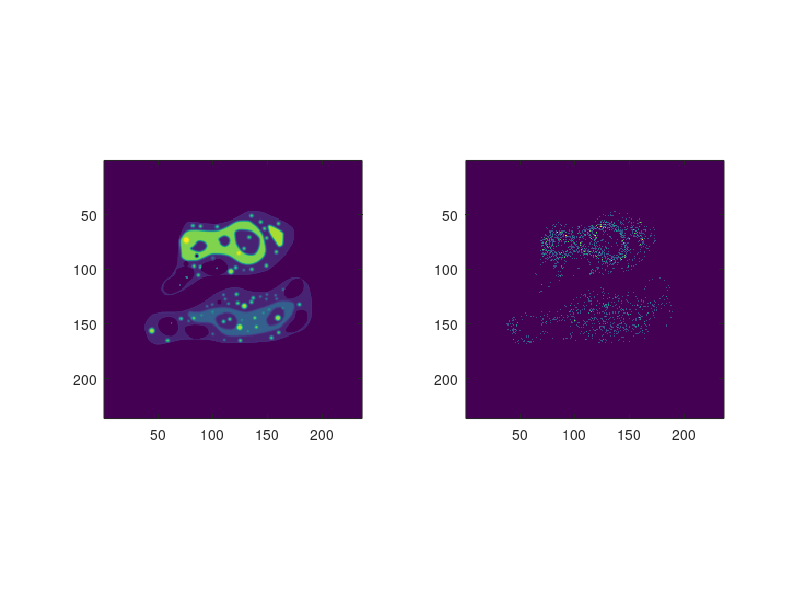

MATLAB code to generate this figure: (Note: this script raises an error after producing the figure.)
function example_cell_dummy()
% Shows another simulation with a cell dummy (quite crowded but not enough
% fine structure).

fprintf('Takes very long!\n');

% load cell example
pattern = load('data/cell_dummy_object.mat');
pattern = pattern.pattern;
% cut off some border
B = 10;
pattern = pattern(1+B:end-B,1+B:end-B);
cell = max(0, pattern - 0.6); % need to subtract a bit of volume
cell = cell / max(cell(:));

% save as transparent image
% A = uint8(cell/max(cell(:))*255);
% cm = gray(255);
% imwrite(A, cm(end:-1:1,:), 'cell.png'); % transparentcolor doesn't work with png

% draw random position from the cell example
rng('shuffle');
number_molecules = 2000;
dims = size(cell);
object = zeros(dims);
n = 0;
while n < number_molecules
    x = randi(dims(1));
    y = randi(dims(2));
    if rand() < cell(x, y)
        object(x, y) = object(x, y) + 1;
        n = n + 1;
    end
end

figure();
subplot(1,2,1);
imagesc(cell);
axis image;
subplot(1,2,2);
imagesc(object);
axis image;

%% general parameters
p = 0.02;
params.md = 4;
data.t_STED = 1e3;
data.t_CONF = 3e2;

params.FWHM_STED = 7;
params.FWHM_CONF = 23;

% PSFs (the same for all examples here)
h_sted = gaussian([31, 31], params.FWHM_STED);
h_conf = gaussian([63, 63], params.FWHM_CONF);

lambda = 0; %.01;

% perform forward simulation
t = tic();
% STED
data.Y_STED = full_forward_simulation(object, p, lambda, h_sted, params.md, data.t_STED, [], true);
% confocal
data.Y_CONF = full_forward_simulation(object, p, lambda, h_conf, params.md, data.t_CONF, [], true);
toc(t);

show_results(data.Y_CONF, data.Y_STED, object, cell);

% store as images
% cm = hot(255);
% for i = 1:2
%     img = data.Y_CONF{i+1};
%     img = uint8(img / max(img(:)) * 255);
%     imwrite(img, cm, sprintf('conf_%d.png', i));
%         img = data.Y_STED{i+1};
%     img = uint8(img / max(img(:)) * 255);
%     imwrite(img, cm, sprintf('sted_%d.png', i));
% end

%% estimate molecular map
alpha = 0.1;
load('miscat/test_cell_dummy.mat'); %Psi = []; % % need to compute a new test before
% Psi = [];
params.lambda = lambda;
params.a = 2; %matched by hand
params.b = 0.031;
t = tic();
[segments, n, p, conf, aux] = estimate_molecular_map(data,params,Psi,alpha);
% "Making the segmentation valid......done!" - takes very long
toc(t);

fig = figure();
hold on;
axis off;
box on;
seg = d.segmentation;
Nseg = double(max(seg(:)));
cm = jet(Nseg);
for i = 1 : Nseg
    B = bwboundaries(seg == i, 'noholes');
    B = B{1};
    patch(B(:, 2), -B(:, 1), cm(i, :), 'EdgeColor', 'k')
end
xlim([1, size(seg, 2)]);
ylim([-size(seg, 1), -1]);
pbaspect([1,1,1]);
exportgraphics(fig, 'cell_segmentation.emf');

fig = figure();
hold on;
axis off;
box on;
N = size(d.boxes, 1);
% sort boxes by area
a = (diff(d.boxes(:, [1,3]), 1, 2) + 1) .* (diff(d.boxes(:, [2,4]), 1, 2) + 1);
[a, ix] = sort(a, 'desc');
boxes = d.boxes(ix, :);
a = sqrt(a); % we use the sqrt of the area as color indicator
R = [min(a), max(a)];
% cm = jet(1000);
cm = parula(1000);
% cm = img_colormap_dawn(1000);
% cm = bone(1000);
% cm = winter(1000);
for i = 1 : N
    b = boxes(i, :);
    ci = floor((a(i) - R(2))/(R(1)-R(2))*999)+1;
    %     c = floor(cm(ci, :)*255);
    c = cm(ci, :);
    patch(b([2, 2, 4, 4, 2]), -b([1,3,3,1,1]), c, 'EdgeColor', 'k');
end
xlim([1, size(seg, 2)]);
ylim([-size(seg, 1), 1]);
pbaspect([1,1,1]);
exportgraphics(fig, 'cell_boxes.emf');


% A = double(d.watershed);
% A = uint8(A / max(A(:)) * 255);
% cm = jet(255);
% cm(1, :) = [1,1,1];
% imwrite(A, cm, 'cell_watershed.png');
%
% A = double(d.segmentation);
% A = uint8(A / max(A(:)) * 255);
% cm = jet(255);
% cm(1, :) = [1,1,1];
% imwrite(A, cm, 'cell_segmentation.png');
%

N = size(d.boxes, 1);
A = zeros([size(d.segmentation), 3], 'uint8') + 255; % white at the beginning
% sort boxes by area
a = (diff(d.boxes(:, [1,3]), 1, 2) + 1) .* (diff(d.boxes(:, [2,4]), 1, 2) + 1);
[a, ix] = sort(a, 'desc');
boxes = d.boxes(ix, :);
a = sqrt(a); % we use the sqrt of the area as color indicator
R = [min(a), max(a)];
% cm = jet(1000);
cm = parula(1000);
% cm = img_colormap_dawn(1000);
% cm = bone(1000);
% cm = winter(1000);
for i = 1 : N
    b = boxes(i, :);
    ci = floor((a(i) - R(2))/(R(1)-R(2))*999)+1;
    c = floor(cm(ci, :)*255);
    A(b(1):b(3),b(2):b(4),1) = c(1);
    A(b(1):b(3),b(2):b(4),2) = c(2);
    A(b(1):b(3),b(2):b(4),3) = c(3);
end
imshow(A);
% colormap(parula);
% colormap(img_colormap_dawn);
colormap(bone);
colormap(winter);
colorbar();
% exportgraphics(gcf, 'cell_boxes_parula.png');
% exportgraphics(gcf, 'cell_boxes_dawn.png');
% exportgraphics(gcf, 'cell_boxes_bone.png');
% exportgraphics(gcf, 'cell_boxes_winter.png');
imwrite(A, 'cell_boxes.png');

% molecular map (color coded for density)
N = max(d.segmentation(:));
out = zeros(size(d.segmentation));
for i = 1 : N
    seg = d.segmentation == i;
    no = sum(object(seg));
    A = sum(seg(:));
    out(seg) = no / A;
end
out = uint8(out / max(out(:)) * 255);
out(out == 0) = 255;
imwrite(out, gray, 'map_truth.png');

% molecular map
fig = figure();
imagesc(segments);
axis image;
cm = jet(256);
cm(1, :) = [1,1,1];
colormap(cm);
xticks([]);
yticks([]);
hold on;
[xi, yi] = ndgrid(1:size(segments, 1), 1:size(segments, 2));
hit = zeros(numel(conf), 1);
for i = 1 : numel(conf)
    seg = segments == i;
    % center of mass
    xc = sum(xi(:) .* seg(:)) ./ sum(seg(:));
    yc = sum(yi(:) .* seg(:)) ./ sum(seg(:));
    no = sum(object(seg));
    %     text(yc, xc, sprintf('%d (%d,%d)', no, conf{i}), 'HorizontalAlignment', 'center');
    text(yc, xc, sprintf('%d', no), 'HorizontalAlignment', 'center', 'FontSize', 14);
    if no >= conf{i}(1) && no <= conf{i}(2)
        hit(i) = 1;
    end
end
exportgraphics(fig, 'cell_molecular_map.png');

fig = figure();
subplot(1,2,1);
imagesc(data.Y_STED{2});
axis image;
title('STED 1-ph');
subplot(1,2,2);
imagesc(segments);
axis image;
hold on;
imagesc(h_sted*numel(conf));
title('segmentation');

% fig = figure();
fig = figure('units','normalized','outerposition',[0 0 1 1]);
subplot(1,2,1);
imagesc(object);
axis image;
title(sprintf('truth n=%d (%d in segments)', sum(object(:)), sum(object(segments>0))));
subplot(1,2,2);
imagesc(segments);
axis image;
hold on;
[xi, yi] = ndgrid(1:size(segments, 1), 1:size(segments, 2));
hit = zeros(numel(conf), 1);
for i = 1 : numel(conf)
    seg = segments == i;
    % center of mass
    xc = sum(xi(:) .* seg(:)) ./ sum(seg(:));
    yc = sum(yi(:) .* seg(:)) ./ sum(seg(:));
    no = sum(object(seg));
    text(yc, xc, sprintf('%d (%d,%d)', no, conf{i}), 'HorizontalAlignment', 'center');
    if no >= conf{i}(1) && no <= conf{i}(2)
        hit(i) = 1;
    end
end
title(sprintf('%d segments, confidence hits=%.2f', numel(conf), mean(hit)));

end

function show_results(y_conf, y_sted, object, cell)
%

fig = figure();
for i = 1 : 4
    img = y_conf{i+1};
    subplot(2, 4, i);
    imagesc(img);
    axis image;
    title(sprintf('conf. %d-events: %d', i, sum(img(:))));
end
for i = 1 : 2
    img = y_sted{i+1};
    subplot(2, 4, 4+i);
    imagesc(img);
    axis image;
    title(sprintf('STED %d-events: %d', i, sum(img(:))));
end

subplot(2,4,7);
imagesc(object);
axis image;
title(sprintf('true mol.=%d',sum(object(:))));

subplot(2,4,8);
imagesc(cell);
axis image;
title('true object');

end